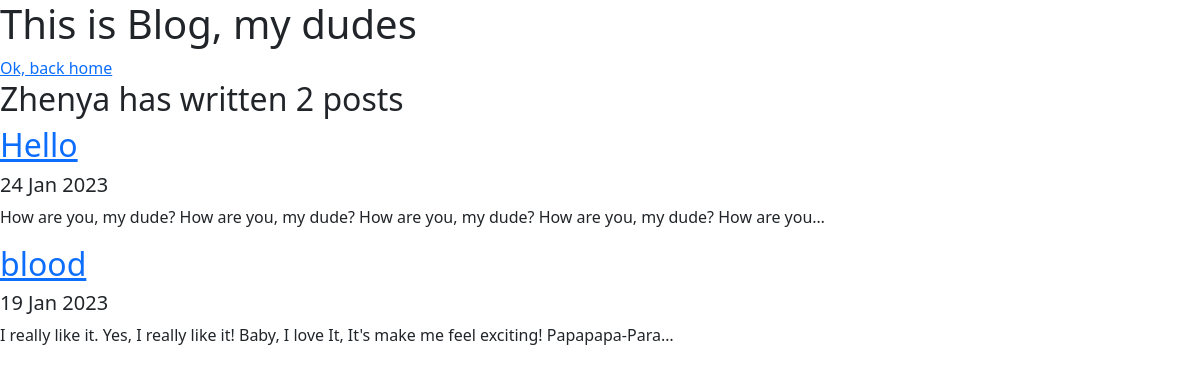
Screenshot of /blog/ with the database file from the repository.
### blog/models.py (models this page shows, shortened)
class Post(models.Model):
    title = models.CharField(max_length=250)
    time = models.DateField()
    description = models.TextField()

### blog/views.py (the view)
# urls.py: path('', views.all_blogs, name='all_blogs'),
def all_blogs(request):
    posts = Post.objects.order_by('-time') # [:5] - последние 5 постов, сортировка по дате
    return render(request, 'blog/all_blogs.html', {'posts': posts})

### blog/templates/blog/all_blogs.html (shortened to what this page needs)
{% extends 'portfolio/base.html' %}
{% block content %}
<head>
</head>
    <h1>This is Blog, my dudes</h1>
    <a href="{% url 'Home' %}">Ok, back home</a>
    <h2>Zhenya has written {{ posts.count }} post{{ posts.count|pluralize }}</h2>
    {% for post in posts %}
    <a href="{% url 'blog:detail' post.id %}"><h2>{{ post.title }}</h2></a>
        <h5>{{ post.time|date:'d M Y'}}</h5>
        <p>{{ post.description|truncatechars:100 }}</p>
    {% endfor %}
{% endblock %}

### rows the page displays
Post: title "Hello", time "24 Jan 2023", description "How are you, my dude? How are you, my dude? How are you, my dude? How are you, my dude? How are you…"
Post: title "blood", time "19 Jan 2023", description "I really like it. Yes, I really like it! Baby, I love It, It's make me feel exciting! Papapapa-Para…"

### other values shown
{{ posts.count }} "2"
